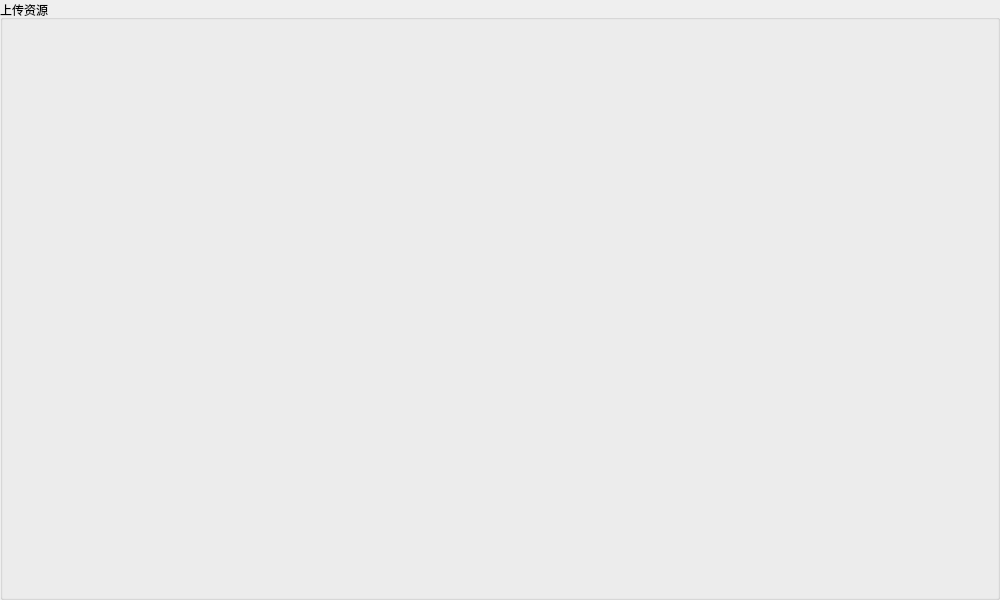
<?xml version="1.0" encoding="UTF-8"?>
<ui version="4.0">
 <class>uploadBox</class>
 <widget class="QGroupBox" name="uploadBox">
  <property name="geometry">
   <rect>
    <x>0</x>
    <y>0</y>
    <width>1000</width>
    <height>600</height>
   </rect>
  </property>
  <property name="minimumSize">
   <size>
    <width>1000</width>
    <height>600</height>
   </size>
  </property>
  <property name="windowTitle">
   <string>GroupBox</string>
  </property>
  <property name="title">
   <string>上传资源</string>
  </property>
 </widget>
 <resources/>
 <connections/>
</ui>
